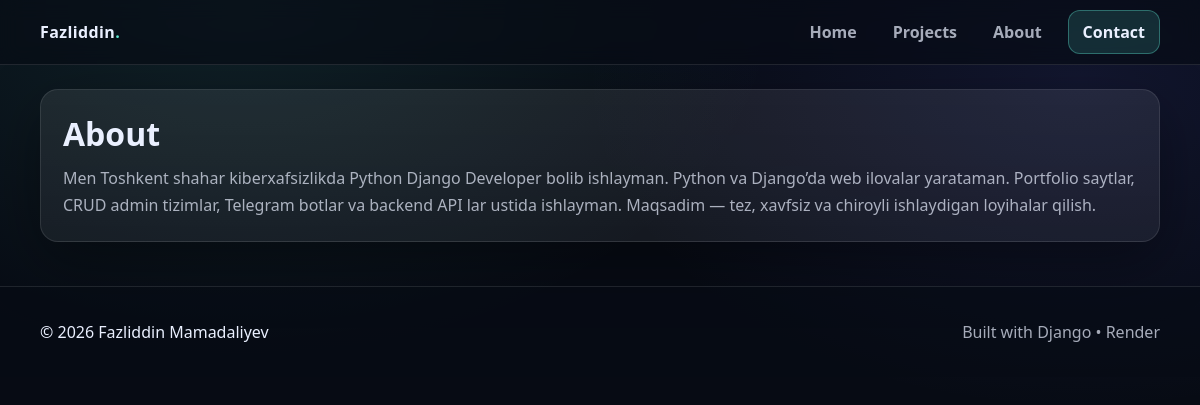
Page /about/ on the earlier database version.
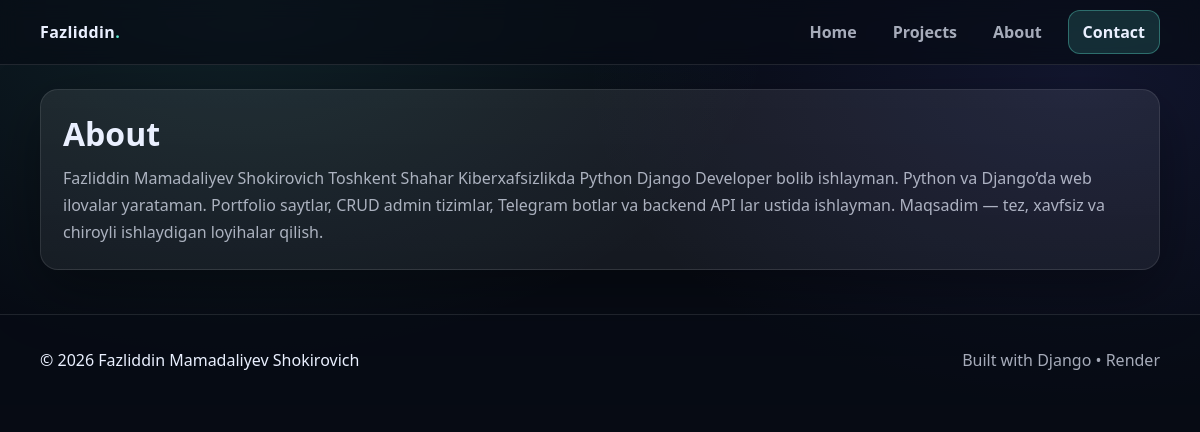
Same page on the later database version.
### main/models.py (models this page shows, shortened)
class Profile(models.Model):
    full_name = models.CharField(max_length=120)
    title = models.CharField(max_length=120, help_text="Masalan: Python Django Developer")
    about = models.TextField()
    location = models.CharField(max_length=120, blank=True)
    email = models.EmailField(blank=True)
    phone = models.CharField(max_length=30, blank=True)
    telegram = models.CharField(max_length=120, blank=True)
    photo = models.ImageField(upload_to="profile/", blank=True, null=True)

### main/views.py (the view)
# urls.py: path("about/", views.about, name="about"),
def about(request):
    profile = Profile.objects.first()
    skills = Skill.objects.all().order_by("-level")
    return render(request, "about.html", {"profile": profile, "skills": skills})

### templates/about.html (shortened to what this page needs)
{% extends "base.html" %}
{% block content %}
  <div class="card" style="padding:22px">
    <h1 style="margin:0 0 10px">About</h1>
    <p class="muted" style="line-height:1.7; margin:0">{{ profile.about }}</p>
  </div>
{% endblock %}

### templates/base.html (shortened to what this page needs)
{% load static %}
<!doctype html>
<html lang="uz">
<head>
  <link rel="stylesheet" href="{% static 'css/style.css' %}">
</head>
<body>
  <header class="topbar">
    <div class="container topbar__inner">
      <a class="brand" href="{% url 'home' %}">Fazliddin<span>.</span></a>
      <nav class="nav">
        <a href="{% url 'home' %}">Home</a>
        <a href="{% url 'projects' %}">Projects</a>
        <a href="{% url 'about' %}">About</a>
        <a class="btn" href="{% url 'contact' %}">Contact</a>
      </nav>
    </div>
  </header>
  <main class="container page">
    {% block content %}{% endblock %}
  </main>
  <footer class="footer">
    <div class="container footer__inner">
      <p>© {% now "Y" %} {{ profile.full_name|default:"Portfolio" }}</p>
      <p class="muted">Built with Django • Render</p>
    </div>
  </footer>
</body>
</html>

Differences in the rows shown:
changed Profile: about "Men Toshkent shahar kiberxafsizlikda Python Django Developer bolib…" → "Fazliddin Mamadaliyev Shokirovich Toshkent Shahar Kiberxafsizlikda Python Django Developer bolib…"; full_name "Fazliddin Mamadaliyev" → "Fazliddin Mamadaliyev Shokirovich"
